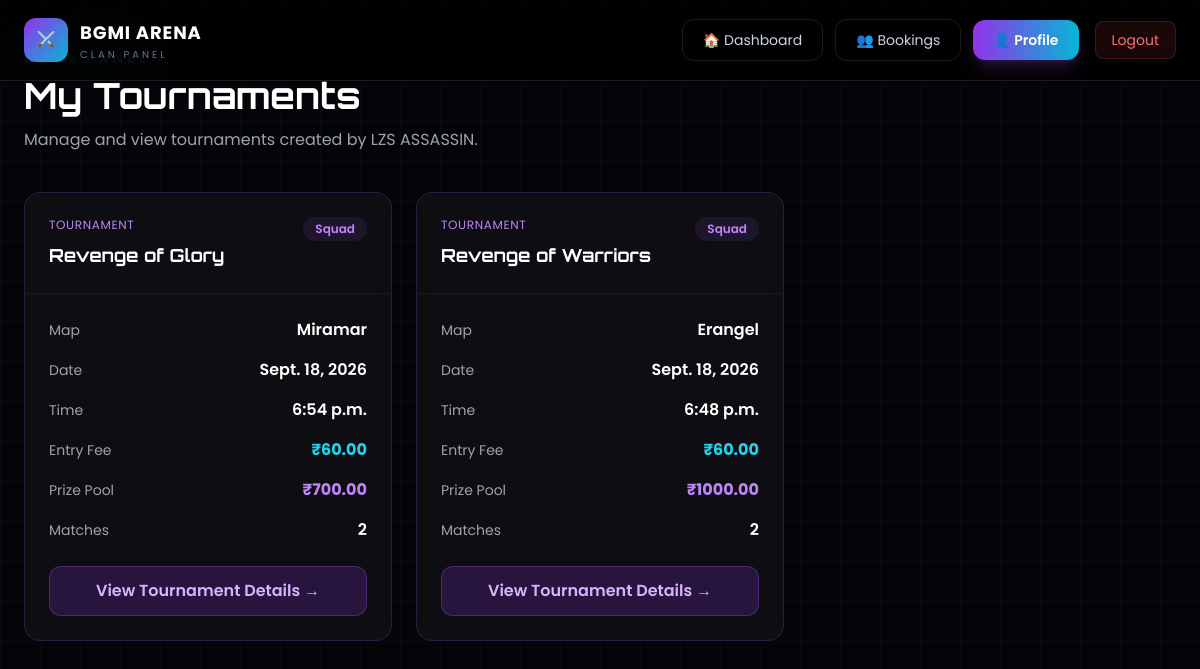
Page /clan/view-tournaments/ (signed in) on the committed database.
### Guest/models.py (models this page shows, shortened)
class ClanRegistration(models.Model):
    CLAN_TYPE_CHOICES = [
        ('competitive', 'Competitive'),
        ('casual', 'Casual'),
        ('esports', 'Esports'),
    ]
    GAME_MODE_CHOICES = [
        ('duo', 'Duo'),
        ('squad', 'Squad'),
    ]
    MEMBER_COUNT_CHOICES = [
        (2, '2 Members'),
        (3, '3 Members'),
        (4, '4 Members'),
    ]
    clan_name = models.CharField(max_length=100)
    clan_tag = models.CharField(max_length=6, unique=True)
    captain_name = models.CharField(max_length=100)
    email = models.EmailField(unique=True)
    phone = models.CharField(max_length=10)
    clan_type = models.CharField(
        max_length=20,
        choices=CLAN_TYPE_CHOICES
    )
    captain_bgmi_id = models.CharField(
        max_length=50,
        unique=True
    )
    game_mode = models.CharField(
        max_length=10,
        choices=GAME_MODE_CHOICES
    )
    member_count = models.PositiveIntegerField(
        choices=MEMBER_COUNT_CHOICES
    )
    location = models.CharField(
        max_length=100,
        blank=True,
        null=True
    )
    description = models.TextField(
        blank=True,
        null=True
    )
    clan_logo = models.ImageField(
        upload_to='clan_logos/',
        blank=True,
        null=True
    )
    password = models.CharField(max_length=128)
    is_verified = models.BooleanField(default=False)
    created_at = models.DateTimeField(auto_now_add=True)

### Clan/models.py (models this page shows, shortened)
class Tournament(models.Model):
    MAP_CHOICES = [
        ("Erangel", "Erangel"),
        ("Miramar", "Miramar"),
        ("Sanhok", "Sanhok"),
        ("Livik", "Livik"),
        ("Rondo", "Rondo"),
        ("Vikendi", "Vikendi"),
    ]
    GAME_MODE_CHOICES = [
        ("Solo", "Solo"),
        ("Duo", "Duo"),
        ("Squad", "Squad"),
    ]
    clan = models.ForeignKey(
        ClanRegistration,
        on_delete=models.CASCADE,
        related_name="tournaments"
    )
    tournament_name = models.CharField(max_length=200)
    map = models.CharField(
        max_length=50,
        choices=MAP_CHOICES
    )
    game_mode = models.CharField(
        max_length=20,
        choices=GAME_MODE_CHOICES
    )
    tournament_date = models.DateField()
    tournament_time = models.TimeField()
    entry_fee = models.DecimalField(
        max_digits=10,
        decimal_places=2,
        default=Decimal("0.00")
    )
    prize_pool = models.DecimalField(
        max_digits=10,
        decimal_places=2,
        default=Decimal("0.00")
    )
    first_prize = models.DecimalField(
        max_digits=10,
        decimal_places=2,
        default=Decimal("0.00")
    )
    second_prize = models.DecimalField(
        max_digits=10,
        decimal_places=2,
        default=Decimal("0.00")
    )
    third_prize = models.DecimalField(
        max_digits=10,
        decimal_places=2,
        default=Decimal("0.00")
    )
    matches = models.PositiveIntegerField(default=1)
    total_slot = models.PositiveIntegerField(default=1)
    description = models.TextField()
    created_at = models.DateTimeField(auto_now_add=True)

### Clan/views.py (the view)
def view_tournaments(request):
    if request.session.get("user_type") != "clan":
        return redirect("login")
    clan_id = request.session.get("clan_id")
    if not clan_id:
        return redirect("login")
    try:
        clan = ClanRegistration.objects.get(id=clan_id)
    except ClanRegistration.DoesNotExist:
        request.session.flush()
        return redirect("login")
    tournaments = Tournament.objects.filter(
        clan_id=clan.id
    ).order_by("-created_at")
    return render(
        request,
        "Clan/view_tournaments.html",
        {
            "clan": clan,
            "tournaments": tournaments
        }
    )

### Clan/templates/Clan/view_tournaments.html (shortened to what this page needs)
<!DOCTYPE html>
<html lang="en">
<head>
    <script src="https://cdn.tailwindcss.com"></script>
</head>
<body class="text-white grid-bg min-h-screen">
<nav class="fixed
                top-0
                left-0
                right-0
                z-50
                bg-black/70
                backdrop-blur-xl
                border-b
                border-white/10">
        <div class="max-w-7xl
                    mx-auto
                    px-6">
            <div class="flex
                        items-center
                        justify-between
                        h-20">
                <a href="{% url 'index' %}"
                   class="flex
                          items-center
                          gap-3">
                    <div class="w-11
                                h-11
                                rounded-xl
                                bg-gradient-to-br
                                from-purple-600
                                to-cyan-500
                                flex
                                items-center
                                justify-center
                                shadow-neon">
                        ⚔️
                    </div>
                    <div>
                        <h1 class="gaming-font
                                   font-bold
                                   text-lg
                                   tracking-wider">
                            BGMI
                            <span class="gradient-text">
                                ARENA
                            </span>
                        </h1>
                        <p class="text-[10px]
                                  text-gray-500
                                  tracking-[3px]">
                            CLAN PANEL
                        </p>
                    </div>
                </a>
                <div class="flex
                            items-center
                            gap-3
                            sm:gap-4">
                    <div class="hidden md:flex
                                items-center
                                gap-3
                                text-sm">
                        <a href="{% url 'clan_dashboard' %}"
                           class="px-5
                                  py-2.5
                                  rounded-xl
                                  text-slate-300
                                  border
                                  border-white/10
                                  hover:border-purple-500/40
                                  hover:text-purple-400
                                  transition
                                  duration-300">
                            🏠 Dashboard
                        </a>
                        <a href="{% url 'view_booking' %}"
                           class="px-5
                                  py-2.5
                                  rounded-xl
                                  text-slate-300
                                  border
                                  border-white/10
                                  hover:border-cyan-500/40
                                  hover:text-cyan-400
                                  transition
                                  duration-300">
                            👥 Bookings
                        </a>
                        <a href="{% url 'clan_profile' %}"
                           class="px-5
                                  py-2.5
                                  rounded-xl
                                  bg-gradient-to-r
                                  from-purple-600
                                  to-cyan-500
                                  text-white
                                  font-semibold
                                  hover:opacity-90
                                  hover:scale-105
                                  transition
                                  duration-300
                                  shadow-lg
                                  shadow-purple-500/20">
                            👤 Profile
                        </a>
                    </div>
                    <a href="{% url 'logout' %}"
                       class="hidden
                              sm:block
                              px-4
                              py-2
                              rounded-lg
                              bg-red-500/10
                              text-red-400
                              border
                              border-red-500/20
                              hover:bg-red-500
                              hover:text-white
                              transition
                              text-sm">
                        Logout
                    </a>
                </div>
            </div>
        </div>
    </nav>
<main class="max-w-7xl mx-auto px-6 py-12">
    <div class="mb-10">
        <p class="text-cyan-400
                  text-sm
                  font-semibold
                  uppercase
                  tracking-[0.3em]">
            Clan Panel
        </p>
        <h1 class="orbitron
                   text-3xl
                   md:text-4xl
                   font-bold
                   mt-2">
            My Tournaments
        </h1>
        <p class="text-gray-400 mt-3">
            Manage and view tournaments created by
            {{ clan.clan_name }}.
        </p>
    </div>
    {% if tournaments %}
    <div class="grid grid-cols-1
                md:grid-cols-2
                lg:grid-cols-3
                gap-6">
        {% for tournament in tournaments %}
        <a href="{% url 'tournament_detail' tournament.id %}"
           class="block">
            <div class="tournament-card
                        glass
                        rounded-2xl
                        overflow-hidden
                        h-full">
                <div class="p-6
                            border-b
                            border-purple-500/10">
                    <div class="flex
                                items-start
                                justify-between
                                gap-3">
                        <div>
                            <p class="text-xs
                                      text-purple-400
                                      uppercase
                                      tracking-wider">
                                Tournament
                            </p>
                            <h2 class="orbitron
                                       text-lg
                                       font-bold
                                       mt-2">
                                {{ tournament.tournament_name }}
                            </h2>
                        </div>
                        <span class="px-3 py-1
                                     rounded-full
                                     bg-purple-500/10
                                     text-purple-400
                                     text-xs
                                     font-semibold">
                            {{ tournament.game_mode }}
                        </span>
                    </div>
                </div>
                <div class="p-6 space-y-4">
                    <div class="flex
                                justify-between
                                items-center">
                        <span class="text-gray-400 text-sm">
                            Map
                        </span>
                        <span class="font-semibold">
                            {{ tournament.map }}
                        </span>
                    </div>
                    <div class="flex
                                justify-between
                                items-center">
                        <span class="text-gray-400 text-sm">
                            Date
                        </span>
                        <span class="font-semibold">
                            {{ tournament.tournament_date }}
                        </span>
                    </div>
                    <div class="flex
                                justify-between
                                items-center">
                        <span class="text-gray-400 text-sm">
                            Time
                        </span>
                        <span class="font-semibold">
                            {{ tournament.tournament_time }}
                        </span>
                    </div>
                    <div class="flex
                                justify-between
                                items-center">
                        <span class="text-gray-400 text-sm">
                            Entry Fee
                        </span>
                        <span class="text-cyan-400
                                     font-bold">
                            ₹{{ tournament.entry_fee }}
                        </span>
                    </div>
                    <div class="flex
                                justify-between
                                items-center">
                        <span class="text-gray-400 text-sm">
                            Prize Pool
                        </span>
                        <span class="text-purple-400
                                     font-bold">
                            ₹{{ tournament.prize_pool }}
                        </span>
                    </div>
                    <div class="flex
                                justify-between
                                items-center">
                        <span class="text-gray-400 text-sm">
                            Matches
                        </span>
                        <span class="font-semibold">
                            {{ tournament.matches }}
                        </span>
                    </div>
                </div>
                <div class="px-6 pb-6">
                    <div class="w-full
                                py-3
                                rounded-xl
                                text-center
                                font-semibold
                                bg-purple-600/20
                                border
                                border-purple-500/30
                                text-purple-300
                                hover:bg-purple-600/30
                                transition">
                        View Tournament Details →
                    </div>
                </div>
            </div>
        </a>
        {% endfor %}
    </div>
    {% endif %}
</main>
</body>
</html>

### Clan/templates/Clan/view_tournaments.html (style rules this page uses)
body { font-family: 'Poppins', sans-serif; background: #050509; }
.orbitron { font-family: 'Orbitron', sans-serif; }
.grid-bg { background-image: linear-gradient( rgba(168, 85, 247, 0.04) 1px, transparent 1px ), linear-gradient( 90deg, rgba(6, 182, 212, 0.04) 1px, transparent 1px ); background-size: 40px 40px; }
.glass { background: rgba(255, 255, 255, 0.04); border: 1px solid rgba(168, 85, 247, 0.2); backdrop-filter: blur(12px); }
.tournament-card { transition: all 0.3s ease; }

### rows in the picture
ClanRegistration: clan_name "LZS ASSASSIN"
Tournament: tournament_name "Revenge of Glory", game_mode "Squad", map "Miramar", tournament_date "Sept. 18, 2026", tournament_time "6:54 p.m.", entry_fee "60.00", prize_pool "700.00", matches "2"
Tournament: tournament_name "Revenge of Warriors", game_mode "Squad", map "Erangel", tournament_date "Sept. 18, 2026", tournament_time "6:48 p.m.", entry_fee "60.00", prize_pool "1000.00", matches "2"
